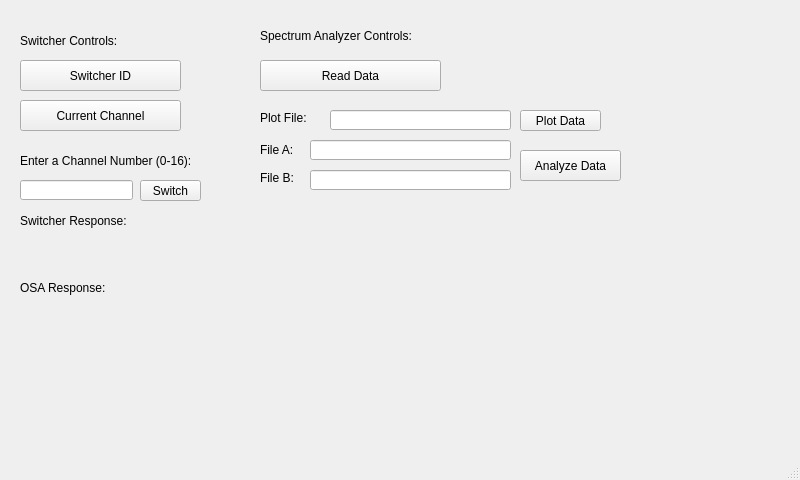
<?xml version="1.0" encoding="UTF-8"?>
<ui version="4.0">
 <class>MainWindow</class>
 <widget class="QMainWindow" name="MainWindow">
  <property name="enabled">
   <bool>true</bool>
  </property>
  <property name="geometry">
   <rect>
    <x>0</x>
    <y>0</y>
    <width>800</width>
    <height>480</height>
   </rect>
  </property>
  <property name="windowTitle">
   <string>Omega Optics Biosensor</string>
  </property>
  <widget class="QWidget" name="centralwidget">
   <widget class="QLabel" name="label">
    <property name="geometry">
     <rect>
      <x>20</x>
      <y>20</y>
      <width>171</width>
      <height>41</height>
     </rect>
    </property>
    <property name="text">
     <string>Switcher Controls:</string>
    </property>
   </widget>
   <widget class="QPushButton" name="getIDButton">
    <property name="geometry">
     <rect>
      <x>20</x>
      <y>60</y>
      <width>161</width>
      <height>31</height>
     </rect>
    </property>
    <property name="text">
     <string>Switcher ID</string>
    </property>
   </widget>
   <widget class="QPushButton" name="currentOutputButton">
    <property name="geometry">
     <rect>
      <x>20</x>
      <y>100</y>
      <width>161</width>
      <height>31</height>
     </rect>
    </property>
    <property name="text">
     <string>Current Channel</string>
    </property>
   </widget>
   <widget class="QPushButton" name="nextOutputButton">
    <property name="geometry">
     <rect>
      <x>140</x>
      <y>180</y>
      <width>61</width>
      <height>21</height>
     </rect>
    </property>
    <property name="text">
     <string>Switch</string>
    </property>
   </widget>
   <widget class="QLabel" name="label_2">
    <property name="geometry">
     <rect>
      <x>260</x>
      <y>10</y>
      <width>201</width>
      <height>51</height>
     </rect>
    </property>
    <property name="text">
     <string>Spectrum Analyzer Controls:</string>
    </property>
   </widget>
   <widget class="QPushButton" name="readButton">
    <property name="geometry">
     <rect>
      <x>260</x>
      <y>60</y>
      <width>181</width>
      <height>31</height>
     </rect>
    </property>
    <property name="text">
     <string>Read Data</string>
    </property>
   </widget>
   <widget class="QPushButton" name="analyzeButton">
    <property name="geometry">
     <rect>
      <x>520</x>
      <y>150</y>
      <width>101</width>
      <height>31</height>
     </rect>
    </property>
    <property name="text">
     <string>Analyze Data</string>
    </property>
   </widget>
   <widget class="QLabel" name="label_3">
    <property name="geometry">
     <rect>
      <x>260</x>
      <y>140</y>
      <width>41</width>
      <height>20</height>
     </rect>
    </property>
    <property name="text">
     <string>File A:</string>
    </property>
   </widget>
   <widget class="QLabel" name="label_4">
    <property name="geometry">
     <rect>
      <x>260</x>
      <y>170</y>
      <width>41</width>
      <height>16</height>
     </rect>
    </property>
    <property name="text">
     <string>File B:</string>
    </property>
   </widget>
   <widget class="QLineEdit" name="channelNumLine">
    <property name="geometry">
     <rect>
      <x>20</x>
      <y>180</y>
      <width>113</width>
      <height>20</height>
     </rect>
    </property>
   </widget>
   <widget class="QLabel" name="label_5">
    <property name="geometry">
     <rect>
      <x>20</x>
      <y>130</y>
      <width>211</width>
      <height>61</height>
     </rect>
    </property>
    <property name="text">
     <string>Enter a Channel Number (0-16): </string>
    </property>
   </widget>
   <widget class="QLabel" name="label_6">
    <property name="geometry">
     <rect>
      <x>20</x>
      <y>210</y>
      <width>151</width>
      <height>21</height>
     </rect>
    </property>
    <property name="text">
     <string>Switcher Response:</string>
    </property>
   </widget>
   <widget class="QLabel" name="switcherResponseLabel">
    <property name="geometry">
     <rect>
      <x>20</x>
      <y>240</y>
      <width>351</width>
      <height>31</height>
     </rect>
    </property>
    <property name="text">
     <string/>
    </property>
   </widget>
   <widget class="QLabel" name="readDataLabel">
    <property name="geometry">
     <rect>
      <x>20</x>
      <y>300</y>
      <width>341</width>
      <height>31</height>
     </rect>
    </property>
    <property name="text">
     <string/>
    </property>
   </widget>
   <widget class="QPushButton" name="plotDataButton">
    <property name="geometry">
     <rect>
      <x>520</x>
      <y>110</y>
      <width>81</width>
      <height>21</height>
     </rect>
    </property>
    <property name="text">
     <string>Plot Data</string>
    </property>
   </widget>
   <widget class="QLineEdit" name="fileALine">
    <property name="geometry">
     <rect>
      <x>310</x>
      <y>140</y>
      <width>201</width>
      <height>20</height>
     </rect>
    </property>
   </widget>
   <widget class="QLineEdit" name="fileBLine">
    <property name="geometry">
     <rect>
      <x>310</x>
      <y>170</y>
      <width>201</width>
      <height>20</height>
     </rect>
    </property>
   </widget>
   <widget class="QLineEdit" name="plotLineEdit">
    <property name="geometry">
     <rect>
      <x>330</x>
      <y>110</y>
      <width>181</width>
      <height>20</height>
     </rect>
    </property>
   </widget>
   <widget class="QLabel" name="label_7">
    <property name="geometry">
     <rect>
      <x>260</x>
      <y>110</y>
      <width>61</width>
      <height>16</height>
     </rect>
    </property>
    <property name="text">
     <string>Plot File:</string>
    </property>
   </widget>
   <widget class="QLabel" name="shiftLabel">
    <property name="geometry">
     <rect>
      <x>560</x>
      <y>120</y>
      <width>231</width>
      <height>31</height>
     </rect>
    </property>
    <property name="text">
     <string/>
    </property>
   </widget>
   <widget class="QLabel" name="label_8">
    <property name="geometry">
     <rect>
      <x>20</x>
      <y>280</y>
      <width>131</width>
      <height>16</height>
     </rect>
    </property>
    <property name="text">
     <string>OSA Response:</string>
    </property>
   </widget>
  </widget>
  <widget class="QStatusBar" name="statusbar"/>
 </widget>
 <resources/>
 <connections/>
</ui>
